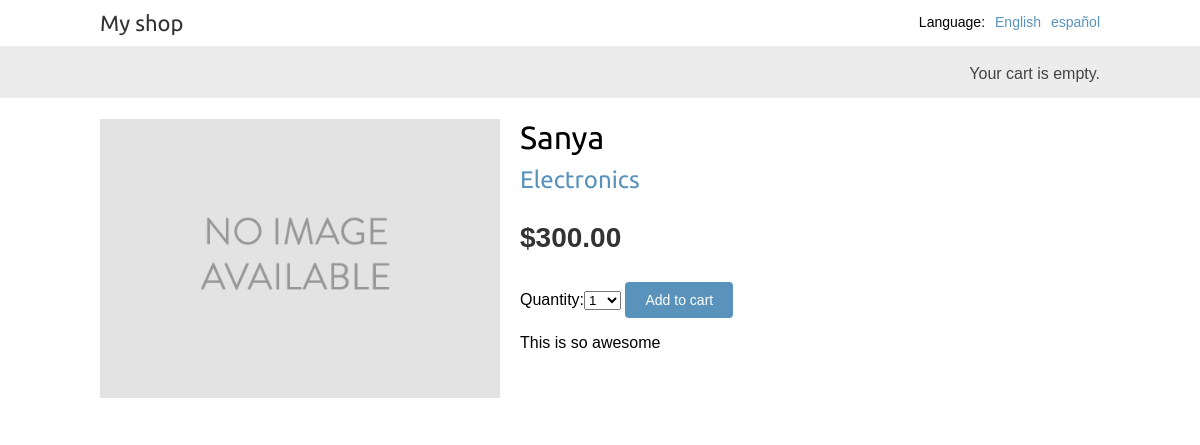
The page /1/sanya/ on the database its author committed.
### shop/models.py (models this page shows, shortened)
class Product(models.Model):
    category = models.ForeignKey(Category,related_name='products', on_delete=models.CASCADE)
    name = models.CharField(max_length=200,db_index=True)
    slug = models.SlugField(max_length=200, db_index=True)
    images = models.ImageField(upload_to='products/%Y/%m/%d', blank=True)
    description = models.TextField(blank=True)
    price = models.DecimalField(max_digits=10,decimal_places=2)
    available = models.BooleanField(default=True)
    created = models.DateTimeField(auto_now_add=True)
    updated = models.DateTimeField(auto_now_add=True)
    class Meta:
        ordering = ('name',)
        index_together = (('id','slug'),)

class Category(models.Model):
    name = models.CharField(max_length=200, db_index=True)
    slug = models.SlugField(max_length=200, unique=True)
    class Meta:
        ordering = ('name',)
        verbose_name = 'category'
        verbose_name_plural = 'categories'
    def __str__(self):
        return self.name
    def get_absolute_url(self):
        return reverse('shop:product_list_by_category',args=[self.slug])

### shop/views.py (the view)
# urls.py: path('<int:id>/<slug:slug>/',views.product_detail,name='product_detail'),
def product_detail(request, id, slug):
    product = get_object_or_404(Product, id=id, slug=slug, available=True)
    cart_product_form = CartAddProductForm()
    r = Recommender()
    recommended_products = r.suggest_products_for([product],4)
    return render(request,'shop/product/detail.html',
    {'product':product,
     'cart_product_form':cart_product_form,
     'recommended_products':recommended_products
     })

### cart/forms.py
class CartAddProductForm(forms.Form):
    quantity = forms.TypedChoiceField(
                                choices=PRODUCT_QUANTITY_CHOICES,
                                coerce=int,
                                label= (_('Quantity')))
    update = forms.BooleanField(required=False,
                                initial=False,
                                widget=forms.HiddenInput)

### cart/cart.py (called while the page is built)
    def __len__(self):
        return sum(item['quantity'] for item in self.cart.values())

### cart/context_processors.py (called while the page is built)
def cart(request):
    return {'cart': Cart(request)}

### shop/recommender.py (called while the page is built, shortened)
    def get_product_key(self, id):
        return 'product:{}:purchased_with'.format(id)

    def suggest_products_for(self,products, max_results=6):
        product_ids = [p.id for p in products]
        if len(products) == 1:
            suggestions = r.zrange(
            self.get_product_key(product_ids[0]),
            0, -1, desc=True)[:max_results]
        suggested_products_ids = [int(id) for id in suggestions]
        suggested_products = list(Product.objects.filter(id__in=suggested_products_ids))
        suggested_products.sort(key=lambda x: suggested_products_ids.index(x.id))
        return suggested_products

### shop/templates/shop/product/detail.html (shortened to what this page needs)
{% extends "shop/base.html" %}
{% load i18n %}
{% load static %}
{% block content %}
  <div class="product-detail">
    <img src="{% if product.image %}{{ product.image.url }}{% else %}{% static "img/no_image.png" %}{% endif %}">
    <h1>{{ product.name }}</h1>
    <h2><a href="{{ product.category.get_absolute_url }}">{{ product.category }}</a></h2>
    <p class="price">${{ product.price }}</p>
    <form action="{% url "cart:cart_add" product.id %}" method="post">
      {{ cart_product_form }}
      <input type="submit" value="{% trans "Add to cart" %}">
    </form>
    {{ product.description|linebreaks }}
  </div>
{% endblock %}

### shop/static/css/base.css (style rules this page uses)
body { margin:0; padding:0; font-family:helvetica, sans-serif; }
h1, h2, h3, h4, h5 , h6 { font-family: 'Ubuntu', sans-serif; font-weight:normal; }
a { text-decoration:none; color:#5993bb; }
a.button, input[type="submit"] { color:#fff; background:#5993bb; border-radius:4px; padding:10px 20px; font-size:14px; border:0; }
.product-detail { text-align:justify; }
.product-detail .price { color:#333; font-size:28px; font-weight:bold; }
.product-detail img { width:40%; float:left; padding:0 20px 20px 0; }
.product-detail h1 { margin-bottom:0; }
.product-detail h2 { margin-top:10px; }

### rows shown on the page
Product: name "Sanya", category "Electronics", price "300.00", description "This is so awesome"

### other values the page prints
{{ language.name_local }} "English" "español"
